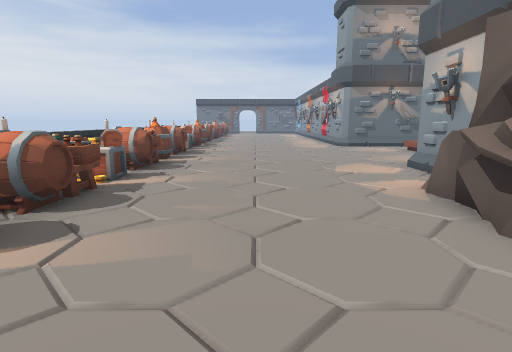
View 1 (above)

24 first-person views from a walk through a 3-D level made in the Godot game engine. The camera is 1.3 m above the floor, tilts 10° down and sees 80° across. The floor is counted in squares, 1 m on a side. Each view is taken from the middle of a square. On the plan, view 1 faces up. The plan holds only what a view shows up to about 14 squares ahead; the rest is blank. The place goes on beyond the plan. Flat picture figures and markers are left out.

View 2
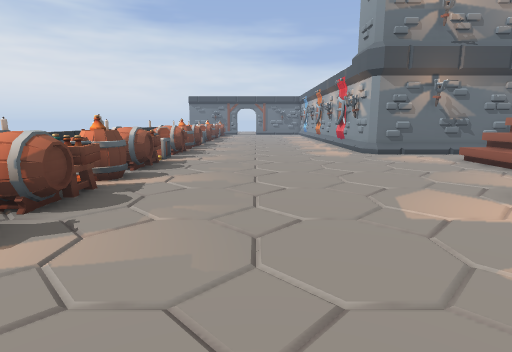

View 3
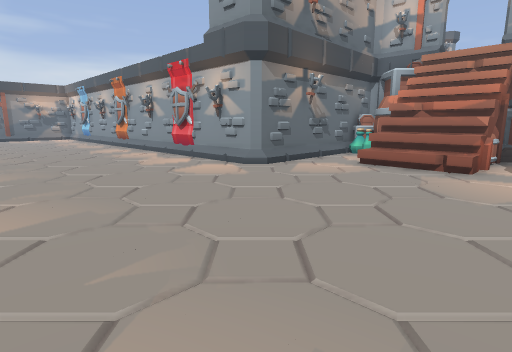

View 4
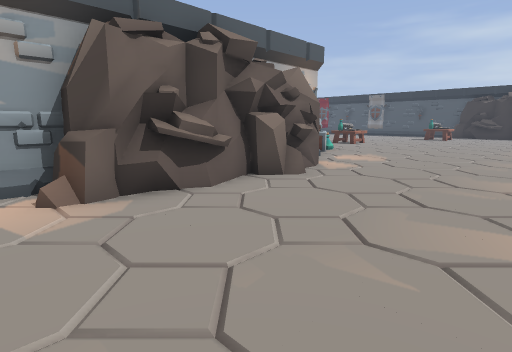

View 5
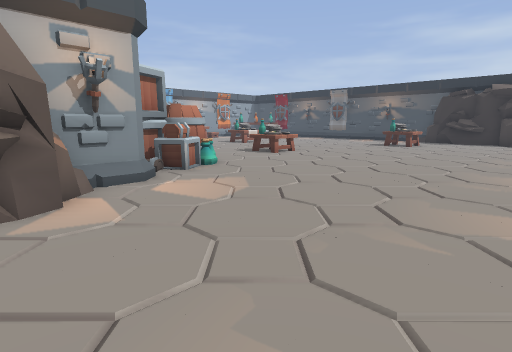

View 6
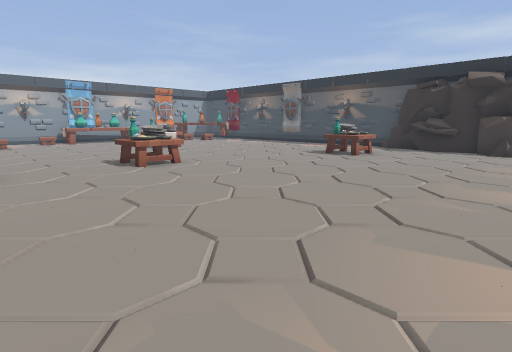

View 7
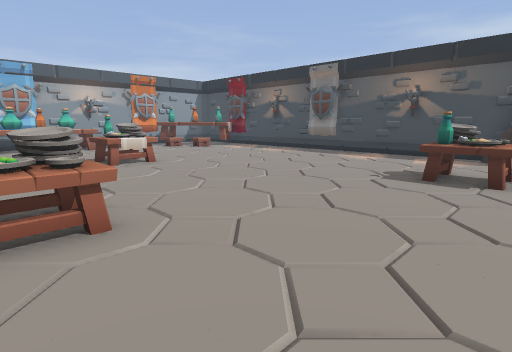

View 8
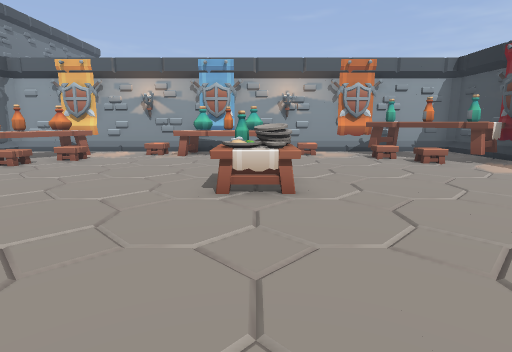

View 9
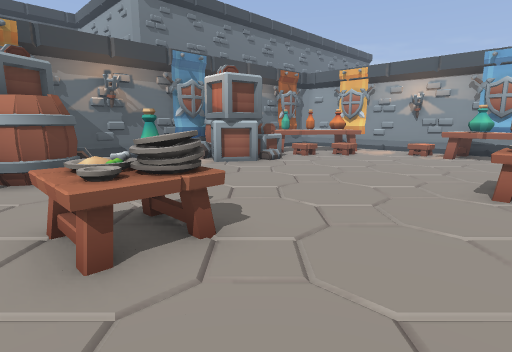

View 10
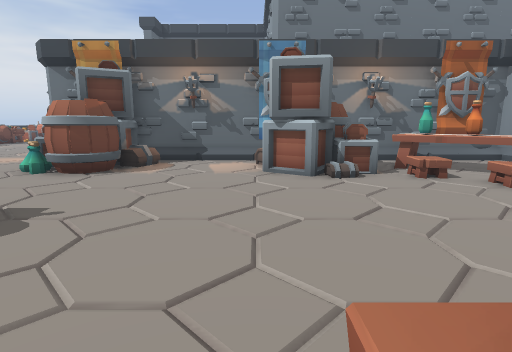

View 11
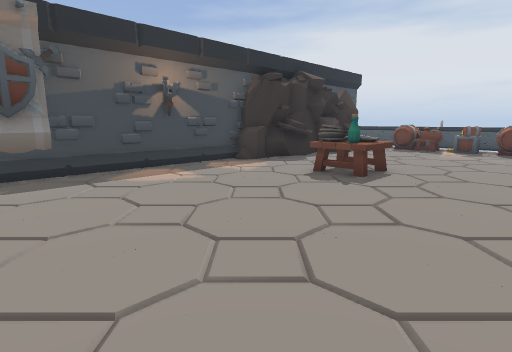

View 12
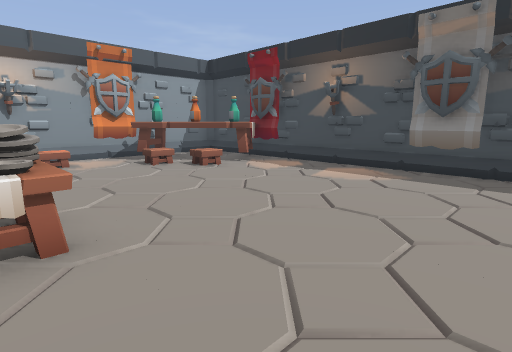

View 13
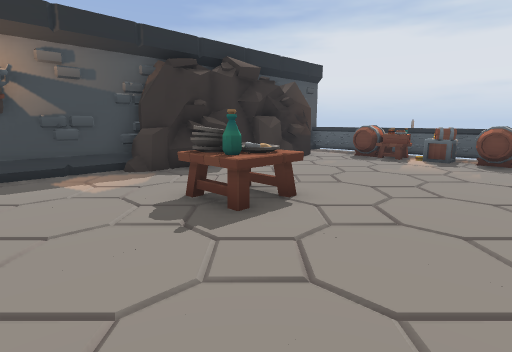

View 14
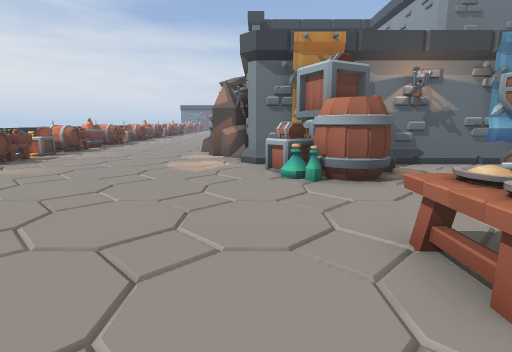

View 15
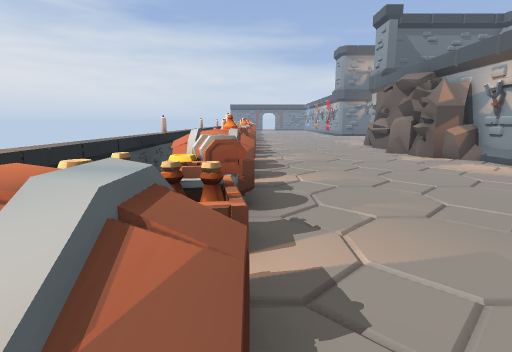

View 16
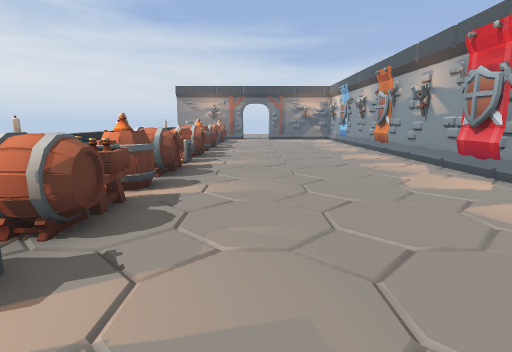

View 17
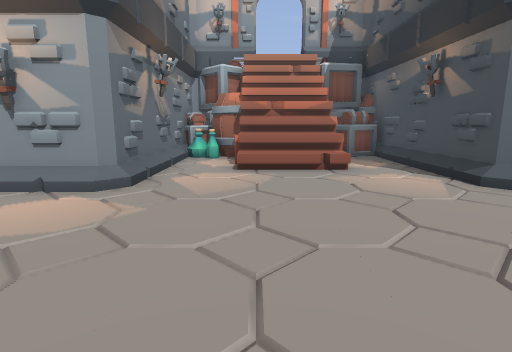

View 18
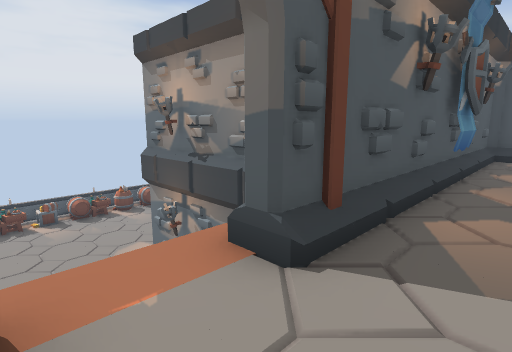

View 19
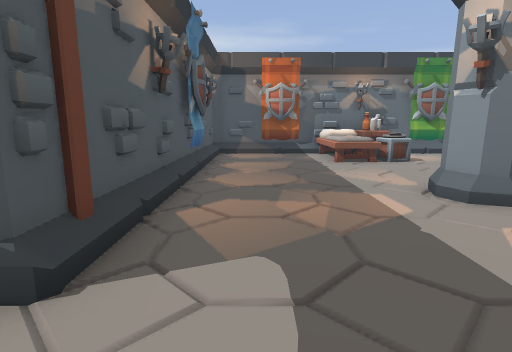

View 20
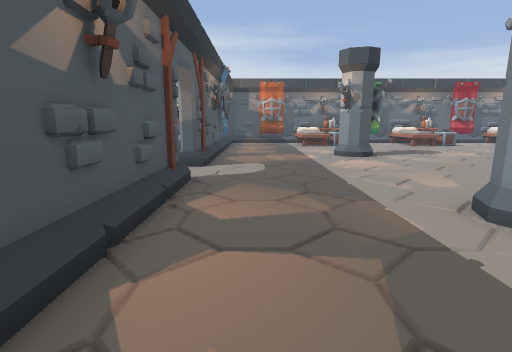

View 21
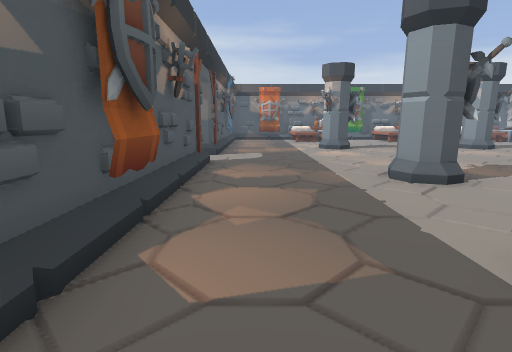

View 22
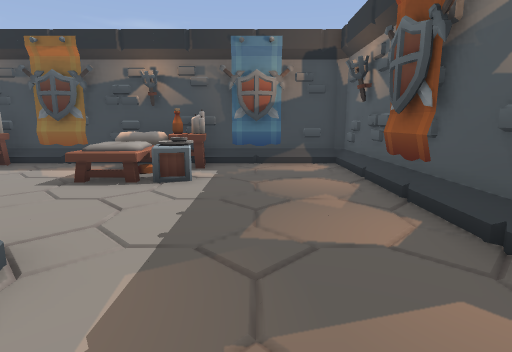

View 23
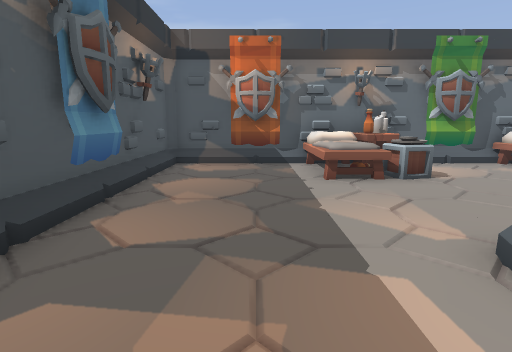

View 24
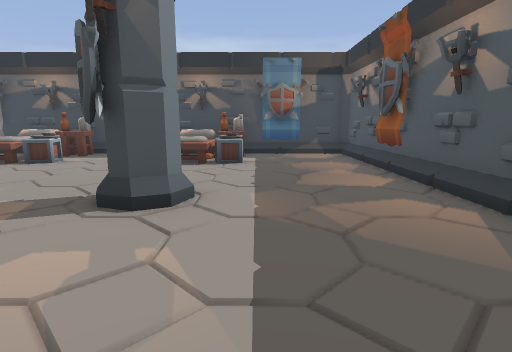

### Floor plan
Key: @ floor where view 1 was taken; # wall or solid block; . main floor; : floor 4 m higher than the main floor; / step, stairs or slope; = window, fence, low wall or low ledge; ^ raised ledge; v drop or lower ground; B banner; T torch; A box; L bottle; E bed; P pillar; O other object.
Columns run from 4 left of view 1 to 22 right of it. Each row starts with its distance up from view 1.
 27 ##.......B
 26  =.......#
 25  =.......#       ##########
 24 =........#       #::B:EEE:B
 23 #=.......#       #::::EE:::
 22 #=.......#       #::::EEE::
 21 ^=.......B       #::::::::
 20 =........#       #B:::::::
 19 ##.......#       #:::::::::
 18 #=.......#      ##:::::P:::
 17 ^=.......########T::::P#P::
 16 =.............=#TT:::::::::
 15 #=............# v#:::::::::
 14 #=.........///////:::::::::
 13 ^=.........//////::::::::::
 12 =..........//////#:::::::::
 11 ##.............AT#:::::::::
 10 #=.............AT#:::::P:::
  9 ^=.......#########::::PP:::
  8 =........#       #:::::::::
  7 #=.......#       #:::::::::
  6 #=......##       #B::::::::
  5 ^=......##       #:::::::::
  4 =......^#        #::::EEE::
  3   .....^#        #:::::EE::
  2   ......#        #::B:EEE:B
  1  =.....##        ##########
  0 =...@..##
 -1 #=......##
 -2 #=.......#
 -3  =.......#################
 -4  .........BBA ..BB##.^BB.#
 -5 ##........AAA....###^L^^.#
 -6  =........AAA....####^LLB#
 -7 ^=....................^L.#
 -8 =........................#
 -9 #=.......................#
-10 #=.........^^..........O.#
-11 ^=.........^^..........^^#
-12  ......................LL#
-13    ..............^.....LB#
-14    ..............^^...^LL#
-15 ^=...............^....   #
-16 =......................O #
-17 #=......^^...............#
-18 #=......^^...............#
-19 ^=......^^............^LB#
-20 =....................^L ^#
-21 ..###.^..............L  .#
-22 .########......B.....BB..#
-23         ##################

Positions as (right, up) in squares from view 1, and headings:
1: (0, 0), facing up
2: (0, 4), facing up
3: (-2, 10), facing up-right
4: (-2, 7), facing down-right
5: (-2, 0), facing down-right
6: (-2, -6), facing down-right
7: (3, -10), facing down-right
8: (7, -14), facing right
9: (6, -14), facing up-right
10: (12, -14), facing up
11: (12, -14), facing down-left
12: (9, -14), facing down-right
13: (8, -14), facing down-left
14: (5, -13), facing up
15: (-3, -12), facing up
16: (-1, 13), facing up
17: (-1, 14), facing right
18: (15, 12), facing up-left
19: (15, 12), facing up
20: (15, 5), facing up
21: (15, 2), facing up
22: (16, 11), facing down
23: (16, 15), facing up
24: (17, 14), facing down
